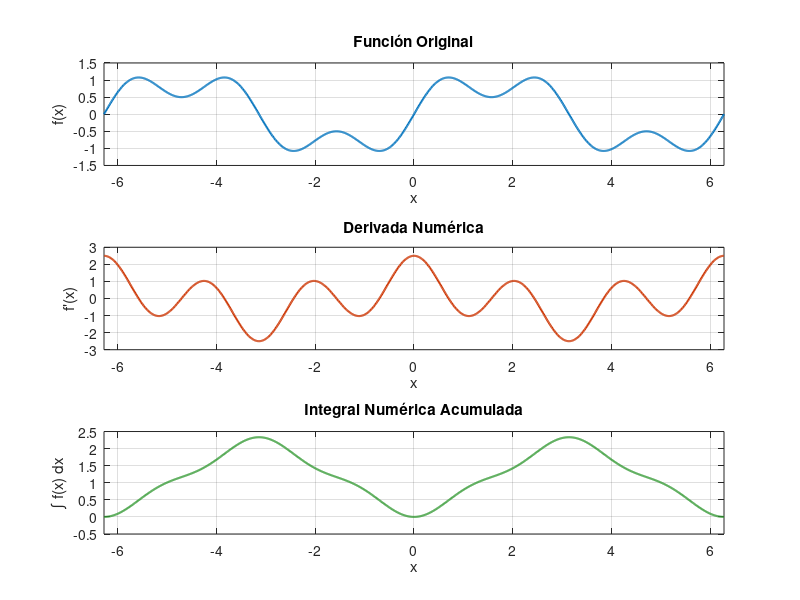

The MATLAB script that drew this image:
% Descripción: Grafica una función matemática, su derivada numérica y su integral numérica
%              en un intervalo dado, mostrando información educativa en la consola

clear; clc; close all;

% Parámetros configurables
x_inicio = -2*pi;      % Límite inferior del dominio
x_final = 2*pi;        % Límite superior del dominio
num_puntos = 1000;     % Número de puntos para el cálculo
funcion = @(x) sin(x) + 0.5*sin(3*x);  % Función a analizar

% Generación del dominio
x = linspace(x_inicio, x_final, num_puntos);
y = funcion(x);

% Cálculo de derivada numérica
dy = diff(y)./diff(x);
x_derivada = x(1:end-1) + diff(x)/2;  % Puntos centrados para la derivada

% Cálculo de integral numérica acumulada
integral = cumtrapz(x, y);

% Configuración de la figura
figure('Name','Analizador de Funciones','NumberTitle','off');
subplot(3,1,1);
plot(x, y, 'LineWidth', 1.5);
title('Función Original');
xlabel('x'); ylabel('f(x)');
grid on; xlim([x_inicio x_final]);

subplot(3,1,2);
plot(x_derivada, dy, 'LineWidth', 1.5, 'Color', [0.8 0.2 0]);
title('Derivada Numérica');
xlabel('x'); ylabel("f'(x)");
grid on; xlim([x_inicio x_final]);

subplot(3,1,3);
plot(x, integral, 'LineWidth', 1.5, 'Color', [0.2 0.6 0.2]);
title('Integral Numérica Acumulada');
xlabel('x'); ylabel('\int f(x) dx');
grid on; xlim([x_inicio x_final]);

% Mostrar información en consola
fprintf('=== Análisis de la función ===\n');
fprintf('Valor promedio en el intervalo: %.4f\n', mean(y));
fprintf('Área neta bajo la curva: %.4f\n', trapz(x, y));
fprintf('Máxima pendiente positiva: %.4f\n', max(dy));
fprintf('Mínima pendiente negativa: %.4f\n', min(dy));